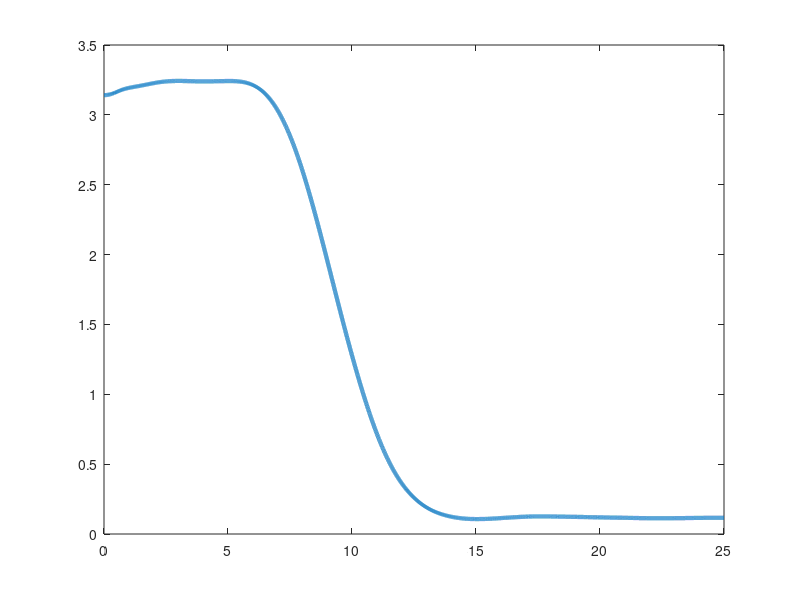

This chart was generated by the following MATLAB code: (Note: this script raises an error after producing the figure.)

% Data 1, init guess. 
recordedDataD3_1 = load('x_encQ(1,1,1,1)R(1).mat');
recordedInputD3_1 = load('u_vecQ(1,1,1,1)R(1).mat');

% Data 2, try to increase lambda
recordedDataD3_2 = load('x_encQ(10,1,1,1)R(1).mat');
recordedInputD3_2 = load('u_vecQ(10,1,1,1)R(1).mat');

% Data 3, try to decrease lambda dot
recordedDataD3_3 = load('x_encQ(10,.1,1,1)R(1).mat');
recordedInputD3_3 = load('u_vecQ(10,.1,1,1)R(1).mat');

% Data 4, try to decrease input
recordedDataD3_4 = load('x_encQ(10,.1,1,1)R(.1).mat');
recordedInputD3_4 = load('u_vecQ(10,.1,1,1)R(.1).mat');

% Data 5, try to decrease lambda. Meant to be terrible
recordedDataD3_5 = load('x_encQ(.1,.1,1,1)R(.1).mat');
recordedInputD3_5 = load('u_vecQ(.1,.1,1,1)R(.1).mat');

% Data 6, try to decrease decrease pitch
recordedDataD3_6 = load('x_encQ(10,5,.1,.1)R(.1).mat');
recordedInputD3_6 = load('u_vecQ(10,5,.1,.1)R(.1).mat');





% Data 1 
rec_timeD3_1 = recordedDataD3_1.ans(1,:);
rec_lambdaD3_1 = recordedDataD3_1.ans(2,:);
rec_lambdaDotD3_1 = recordedDataD3_1.ans(3,:);
rec_pitchD3_1 = recordedDataD3_1.ans(4,:);
rec_pitchDotD3_1 = recordedDataD3_1.ans(5,:);
rec_elevD3_1 = recordedDataD3_1.ans(6,:);
rec_elevDotD3_1 = recordedDataD3_1.ans(7,:);

rec_inputD3_1 = recordedInputD3_1.ans(2,:);

% Data 2
rec_timeD3_2 = recordedDataD3_2.ans(1,:);
rec_lambdaD3_2 = recordedDataD3_2.ans(2,:);
rec_lambdaDotD3_2 = recordedDataD3_2.ans(3,:);
rec_pitchD3_2 = recordedDataD3_2.ans(4,:);
rec_pitchDotD3_2 = recordedDataD3_2.ans(5,:);
rec_elevD3_2 = recordedDataD3_2.ans(6,:);
rec_elevDotD3_2 = recordedDataD3_2.ans(7,:);

rec_inputD3_2 = recordedInputD3_2.ans(2,:);


% Data 3
rec_timeD3_3 = recordedDataD3_3.ans(1,:);
rec_lambdaD3_3 = recordedDataD3_3.ans(2,:);
rec_lambdaDotD3_3 = recordedDataD3_3.ans(3,:);
rec_pitchD3_3 = recordedDataD3_3.ans(4,:);
rec_pitchDotD3_3 = recordedDataD3_3.ans(5,:);
rec_elevD3_3 = recordedDataD3_3.ans(6,:);
rec_elevDotD3_3 = recordedDataD3_3.ans(7,:);

rec_inputD3_3 = recordedInputD3_3.ans(2,:);


% Data 4
rec_timeD3_4 = recordedDataD3_4.ans(1,:);
rec_lambdaD3_4 = recordedDataD3_4.ans(2,:);
rec_lambdaDotD3_4 = recordedDataD3_4.ans(3,:);
rec_pitchD3_4 = recordedDataD3_4.ans(4,:);
rec_pitchDotD3_4 = recordedDataD3_4.ans(5,:);
rec_elevD3_4 = recordedDataD3_4.ans(6,:);
rec_elevDotD3_4 = recordedDataD3_4.ans(7,:);

rec_inputD3_4 = recordedInputD3_4.ans(2,:);


% Data 5
rec_timeD3_5 = recordedDataD3_5.ans(1,:);
rec_lambdaD3_5 = recordedDataD3_5.ans(2,:);
rec_lambdaDotD3_5 = recordedDataD3_5.ans(3,:);
rec_pitchD3_5 = recordedDataD3_5.ans(4,:);
rec_pitchDotD3_5 = recordedDataD3_5.ans(5,:);
rec_elevD3_5 = recordedDataD3_5.ans(6,:);
rec_elevDotD3_5 = recordedDataD3_5.ans(7,:);

rec_inputD3_5 = recordedInputD3_5.ans(2,:);


% Data 6
rec_timeD3_6 = recordedDataD3_6.ans(1,:);
rec_lambdaD3_6 = recordedDataD3_6.ans(2,:);
rec_lambdaDotD3_6 = recordedDataD3_6.ans(3,:);
rec_pitchD3_6 = recordedDataD3_6.ans(4,:);
rec_pitchDotD3_6 = recordedDataD3_6.ans(5,:);
rec_elevD3_6 = recordedDataD3_6.ans(6,:);
rec_elevDotD3_6 = recordedDataD3_6.ans(7,:);

rec_inputD3_6 = recordedInputD3_6.ans(2,:);


figure(1)
plot(rec_timeD3_6, rec_lambdaD3_6,'LineWidth',3)
hold on;
plot(t(:,1:101),x1(1:101,:),'--','LineWidth',3,'Color','#EDB120')
xline(5,'--','Color','red','LineWidth',2);
xline(20,'--','Color','red','LineWidth',2);
legend('$\lambda$','$\lambda^*$','Interpreter','latex','FontSize',20)
title('$\lambda$ vs $\lambda^*$','Interpreter','latex')
xlabel('Time [$s$]','Interpreter','latex')
ylabel('Travel[rad]','Interpreter','latex')
grid on;

figure(3)
plot(rec_timeD3_6, rec_pitchD3_6,'LineWidth',3)
hold on;
plot(t(:,1:101),x3(1:101,:),'--','LineWidth',3,'Color','#EDB120')
xline(5,'--','Color','red','LineWidth',2);
xline(20,'--','Color','red','LineWidth',2);
legend('$\lambda$','$\lambda^*$','Interpreter','latex','FontSize',20)
title('$\lambda$ vs $\lambda^*$','Interpreter','latex')
xlabel('Time [$s$]','Interpreter','latex')
ylabel('Travel[rad]','Interpreter','latex')
grid on;



figure(2)
plot(rec_timeD3_6, rec_inputD3_6,'LineWidth',2)
hold on;
plot(t(:,1:101),u(1:101,:),'--','LineWidth',2,'Color','#EDB120')
xline(5,'--','Color','red','LineWidth',2);
xline(20,'--','Color','red','LineWidth',2);
legend('u_k','u_k^*')
title('Input')
xlabel('time(s)')
ylabel('input(rad)')
grid on;